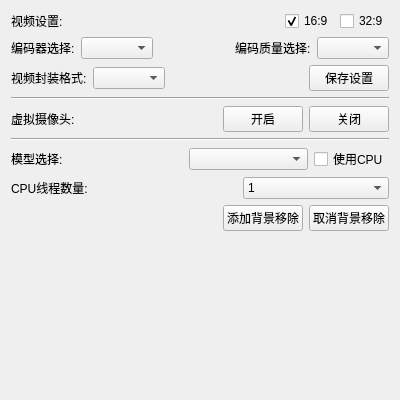
<?xml version="1.0" encoding="UTF-8"?>
<ui version="4.0">
 <class>SettingsWindowClass</class>
 <widget class="QWidget" name="SettingsWindowClass">
  <property name="geometry">
   <rect>
    <x>0</x>
    <y>0</y>
    <width>400</width>
    <height>400</height>
   </rect>
  </property>
  <property name="minimumSize">
   <size>
    <width>400</width>
    <height>400</height>
   </size>
  </property>
  <property name="maximumSize">
   <size>
    <width>400</width>
    <height>400</height>
   </size>
  </property>
  <property name="windowTitle">
   <string>设置</string>
  </property>
  <layout class="QVBoxLayout" name="verticalLayout_2">
   <item>
    <layout class="QHBoxLayout" name="horizontalLayout_4">
     <item>
      <widget class="QLabel" name="label_3">
       <property name="text">
        <string>视频设置:</string>
       </property>
      </widget>
     </item>
     <item>
      <spacer name="horizontalSpacer_3">
       <property name="orientation">
        <enum>Qt::Horizontal</enum>
       </property>
       <property name="sizeHint" stdset="0">
        <size>
         <width>40</width>
         <height>20</height>
        </size>
       </property>
      </spacer>
     </item>
     <item>
      <widget class="QCheckBox" name="ratio169CheckBox">
       <property name="text">
        <string>16:9</string>
       </property>
       <property name="checked">
        <bool>true</bool>
       </property>
      </widget>
     </item>
     <item>
      <widget class="QCheckBox" name="ratio329CheckBox">
       <property name="text">
        <string>32:9</string>
       </property>
       <property name="checked">
        <bool>false</bool>
       </property>
      </widget>
     </item>
    </layout>
   </item>
   <item>
    <layout class="QHBoxLayout" name="horizontalLayout_6">
     <item>
      <widget class="QLabel" name="label_5">
       <property name="text">
        <string>编码器选择:</string>
       </property>
      </widget>
     </item>
     <item>
      <widget class="QComboBox" name="encoderComboBox"/>
     </item>
     <item>
      <spacer name="horizontalSpacer_6">
       <property name="orientation">
        <enum>Qt::Horizontal</enum>
       </property>
       <property name="sizeHint" stdset="0">
        <size>
         <width>40</width>
         <height>20</height>
        </size>
       </property>
      </spacer>
     </item>
     <item>
      <widget class="QLabel" name="label_6">
       <property name="text">
        <string>编码质量选择:</string>
       </property>
      </widget>
     </item>
     <item>
      <widget class="QComboBox" name="encoderQualityComboBox"/>
     </item>
    </layout>
   </item>
   <item>
    <layout class="QHBoxLayout" name="horizontalLayout_7">
     <item>
      <widget class="QLabel" name="label_7">
       <property name="text">
        <string>视频封装格式:</string>
       </property>
      </widget>
     </item>
     <item>
      <widget class="QComboBox" name="videoContainerCombox"/>
     </item>
     <item>
      <spacer name="horizontalSpacer_7">
       <property name="orientation">
        <enum>Qt::Horizontal</enum>
       </property>
       <property name="sizeHint" stdset="0">
        <size>
         <width>40</width>
         <height>20</height>
        </size>
       </property>
      </spacer>
     </item>
     <item>
      <widget class="QPushButton" name="saveButton">
       <property name="text">
        <string>保存设置</string>
       </property>
      </widget>
     </item>
    </layout>
   </item>
   <item>
    <widget class="Line" name="line_2">
     <property name="orientation">
      <enum>Qt::Horizontal</enum>
     </property>
    </widget>
   </item>
   <item>
    <layout class="QHBoxLayout" name="horizontalLayout_5">
     <item>
      <widget class="QLabel" name="label_4">
       <property name="text">
        <string>虚拟摄像头:</string>
       </property>
      </widget>
     </item>
     <item>
      <spacer name="horizontalSpacer_2">
       <property name="orientation">
        <enum>Qt::Horizontal</enum>
       </property>
       <property name="sizeHint" stdset="0">
        <size>
         <width>40</width>
         <height>20</height>
        </size>
       </property>
      </spacer>
     </item>
     <item>
      <widget class="QPushButton" name="startVirtualButton">
       <property name="text">
        <string>开启</string>
       </property>
      </widget>
     </item>
     <item>
      <widget class="QPushButton" name="stopVirtualButton">
       <property name="text">
        <string>关闭</string>
       </property>
      </widget>
     </item>
    </layout>
   </item>
   <item>
    <widget class="Line" name="line">
     <property name="orientation">
      <enum>Qt::Horizontal</enum>
     </property>
    </widget>
   </item>
   <item>
    <layout class="QVBoxLayout" name="verticalLayout">
     <item>
      <layout class="QHBoxLayout" name="horizontalLayout_2">
       <item>
        <widget class="QLabel" name="label">
         <property name="text">
          <string>模型选择:</string>
         </property>
        </widget>
       </item>
       <item>
        <spacer name="horizontalSpacer_4">
         <property name="orientation">
          <enum>Qt::Horizontal</enum>
         </property>
         <property name="sizeHint" stdset="0">
          <size>
           <width>40</width>
           <height>20</height>
          </size>
         </property>
        </spacer>
       </item>
       <item>
        <widget class="QComboBox" name="modelComboBox">
         <property name="sizePolicy">
          <sizepolicy hsizetype="Expanding" vsizetype="Fixed">
           <horstretch>0</horstretch>
           <verstretch>0</verstretch>
          </sizepolicy>
         </property>
        </widget>
       </item>
       <item>
        <widget class="QCheckBox" name="useCpuCheckBox">
         <property name="text">
          <string>使用CPU</string>
         </property>
        </widget>
       </item>
      </layout>
     </item>
    </layout>
   </item>
   <item>
    <layout class="QHBoxLayout" name="horizontalLayout_3">
     <item>
      <widget class="QLabel" name="label_2">
       <property name="text">
        <string>CPU线程数量: </string>
       </property>
      </widget>
     </item>
     <item>
      <spacer name="horizontalSpacer_5">
       <property name="orientation">
        <enum>Qt::Horizontal</enum>
       </property>
       <property name="sizeHint" stdset="0">
        <size>
         <width>40</width>
         <height>20</height>
        </size>
       </property>
      </spacer>
     </item>
     <item>
      <widget class="QComboBox" name="threadsComboBox">
       <property name="sizePolicy">
        <sizepolicy hsizetype="Expanding" vsizetype="Fixed">
         <horstretch>0</horstretch>
         <verstretch>0</verstretch>
        </sizepolicy>
       </property>
       <item>
        <property name="text">
         <string>1</string>
        </property>
       </item>
       <item>
        <property name="text">
         <string>2</string>
        </property>
       </item>
       <item>
        <property name="text">
         <string>3</string>
        </property>
       </item>
       <item>
        <property name="text">
         <string>4</string>
        </property>
       </item>
      </widget>
     </item>
    </layout>
   </item>
   <item>
    <layout class="QHBoxLayout" name="horizontalLayout">
     <item>
      <spacer name="horizontalSpacer">
       <property name="orientation">
        <enum>Qt::Horizontal</enum>
       </property>
       <property name="sizeHint" stdset="0">
        <size>
         <width>40</width>
         <height>20</height>
        </size>
       </property>
      </spacer>
     </item>
     <item>
      <widget class="QPushButton" name="confirmButton">
       <property name="text">
        <string>添加背景移除</string>
       </property>
      </widget>
     </item>
     <item>
      <widget class="QPushButton" name="cancelButton">
       <property name="text">
        <string>取消背景移除</string>
       </property>
      </widget>
     </item>
    </layout>
   </item>
   <item>
    <spacer name="verticalSpacer">
     <property name="orientation">
      <enum>Qt::Vertical</enum>
     </property>
     <property name="sizeHint" stdset="0">
      <size>
       <width>20</width>
       <height>40</height>
      </size>
     </property>
    </spacer>
   </item>
  </layout>
 </widget>
 <layoutdefault spacing="6" margin="11"/>
 <resources/>
 <connections/>
</ui>
